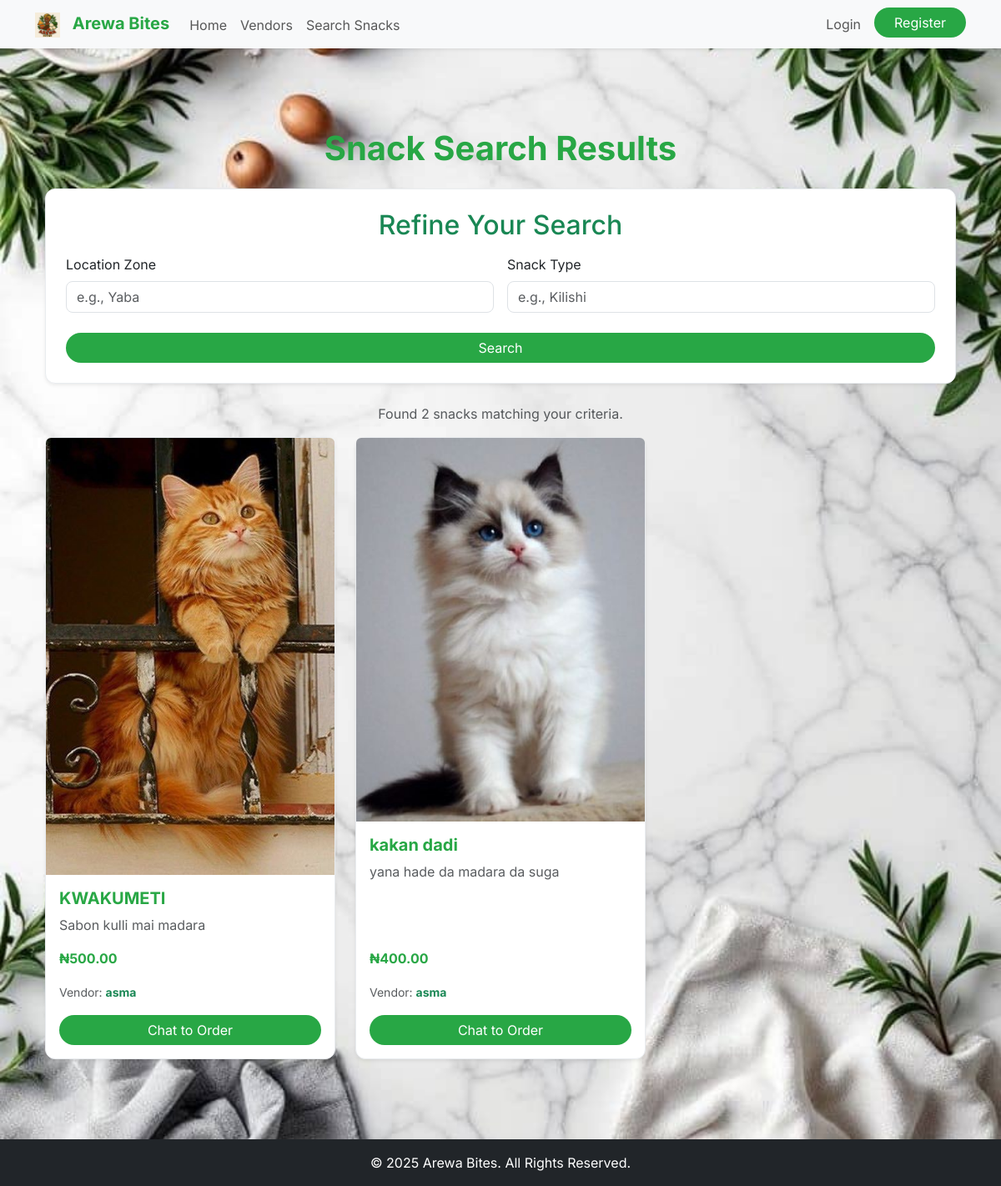
Screenshot of /search with the database file from the repository.
### app/models.py (models this page shows, shortened)
class Snack(db.Model):
    id = db.Column(db.Integer, primary_key=True)
    name = db.Column(db.String(100), nullable=False)
    description = db.Column(db.Text, nullable=False)
    price = db.Column(db.Float, nullable=False)
    media_url = db.Column(db.String(200), nullable=False)
    media_type = db.Column(db.String(10), nullable=False)
    date_posted = db.Column(db.DateTime, nullable=False, default=datetime.utcnow)
    vendor_id = db.Column(db.Integer, db.ForeignKey('vendor.id'), nullable=False)
    reviews = db.relationship('Review', backref='snack', lazy=True, cascade="all, delete-orphan")

class Vendor(db.Model, UserMixin):
    id = db.Column(db.Integer, primary_key=True)
    business_name = db.Column(db.String(100), unique=True, nullable=False)
    contact_name = db.Column(db.String(100), nullable=False)
    whatsapp_number = db.Column(db.String(20), unique=True, nullable=False)
    location_zone = db.Column(db.String(100), nullable=False)
    state = db.Column(db.String(100), nullable=False)
    email = db.Column(db.String(120), unique=True, nullable=False)
    password = db.Column(db.String(200), nullable=False)
    logo_url = db.Column(db.String(200), nullable=False, default='logos/default.png')
    is_admin = db.Column(db.Boolean, default=False)
    is_verified = db.Column(db.Boolean, default=False)
    referral_code = db.Column(db.String(10), unique=True, nullable=False)
    referred_by = db.Column(db.Integer, db.ForeignKey('vendor.id'))
    snacks = db.relationship('Snack', backref='vendor', lazy=True, cascade="all, delete-orphan")
    referrals = db.relationship('Vendor', backref=db.backref('referrer', remote_side=[id]), lazy=True)

### app/routes.py (the view)
@main.route("/search", methods=['GET'])
def search_snacks():
    search_form = SearchForm(request.args)
    results = []
    location_zone = search_form.location_zone.data
    snack_type = search_form.snack_type.data
    if search_form.validate():
        query = db.session.query(Snack).join(Vendor).filter(
            Snack.date_posted > datetime.utcnow() - timedelta(days=1)
        )
        if location_zone:
            query = query.filter(Vendor.location_zone.ilike(f'%{location_zone}%'))
        if snack_type:
            query = query.filter(Snack.name.ilike(f'%{snack_type}%'))
        results = query.order_by(Snack.date_posted.desc()).all()
    return render_template('search_results.html', search_form=search_form, results=results)

### app/forms.py
class SearchForm(FlaskForm):
    location_zone = StringField('Location Zone', validators=[Length(max=100)])
    snack_type = StringField('Snack Type', validators=[Length(max=100)])
    submit = SubmitField('Search')

### app/__init__.py (called while the page is built)
def create_app(config_class=Config):
    app = Flask(__name__)
    app.config.from_object(config_class)
    db.init_app(app)
    bcrypt.init_app(app)
    login_manager.init_app(app)
    csrf.init_app(app)
    migrate.init_app(app, db)
    socketio.init_app(app)
    @app.context_processor
    def inject_globals():
        current_vendor = None
        if 'vendor_id' in session:
            from app.models import Vendor
            current_vendor = db.session.get(Vendor, session.get('vendor_id'))
        return {
            'now': datetime.utcnow(),
            'current_vendor': current_vendor
        }
    from app.routes import main
    app.register_blueprint(main)
    return app

### app/routes.py (called while the page is built)
@main.context_processor
def inject_globals():
    current_vendor = None
    if 'vendor_id' in session:
        current_vendor = db.session.get(Vendor, session.get('vendor_id'))
    return {
        'now': datetime.utcnow(),
        'current_vendor': current_vendor
    }

### app/templates/search_results.html (shortened to what this page needs)
{% extends "base.html" %}
{% block content %}
<div class="container my-5">
    <h1 class="text-center arewa-text-green mb-4 fw-bold">Snack Search Results</h1>
    <div class="card p-4 mb-4 arewa-card shadow-sm">
        <h2 class="card-title text-success text-center mb-3">Refine Your Search</h2>
        <form method="GET" action="{{ url_for('main.search_snacks') }}">
            <div class="row g-3">
                <div class="col-md-6">
                    <label for="location_zone" class="form-label">Location Zone</label>
                    <input type="text" class="form-control" id="location_zone" name="location_zone" value="{{ request.args.get('location_zone', '') }}" placeholder="e.g., Yaba">
                </div>
                <div class="col-md-6">
                    <label for="snack_type" class="form-label">Snack Type</label>
                    <input type="text" class="form-control" id="snack_type" name="snack_type" value="{{ request.args.get('snack_type', '') }}" placeholder="e.g., Kilishi">
                </div>
            </div>
            <button type="submit" class="btn btn-arewa-primary w-100 mt-4 rounded-pill">Search</button>
        </form>
    </div>
    {% if results %}
        <p class="text-center text-muted">Found {{ results|length }} snacks matching your criteria.</p>
        <div class="row g-4">
            {% for snack in results %}
                <div class="col-md-4">
                    <div class="card h-100 shadow-sm arewa-card">
                        {% if snack.media_type == 'video' %}
                            <video src="{{ url_for('static', filename=snack.media_url) }}" class="card-img-top rounded-top" controls></video>
                        {% else %}
                            <img src="{{ url_for('static', filename=snack.media_url) }}" class="card-img-top rounded-top" alt="{{ snack.name }}">
                        {% endif %}
                        <div class="card-body d-flex flex-column">
                            <h5 class="card-title arewa-text-green fw-bold">{{ snack.name }}</h5>
                            <p class="card-text text-muted flex-grow-1">{{ snack.description }}</p>
                            <p class="fw-bold arewa-text-green">₦{{ "%.2f"|format(snack.price) }}</p>
                            <p class="card-text"><small class="text-muted">Vendor: <a href="{{ url_for('main.vendor_profile', vendor_id=snack.vendor.id) }}" class="text-success text-decoration-none fw-bold">{{ snack.vendor.business_name }}</a></small></p>
                            <a href="https://wa.me/{{ snack.vendor.whatsapp_number }}" target="_blank" class="btn btn-arewa-primary w-100 rounded-pill mt-auto">Chat to Order</a>
                        </div>
                    </div>
                </div>
            {% endfor %}
        </div>
    {% else %}
        <p class="text-center text-muted">No snacks found matching your search criteria. Try a different search! 🔍</p>
    {% endif %}
</div>
{% endblock %}

### app/static/css/style.css (style rules this page uses)
body { background-color: #F8F9FA; background-image: url("../images/traditional_food_pattern.png"); background-repeat: no-repeat; background-position: center center; background-size: cover; background-attachment: fixed; color: #343A40; font-family: 'Inter', sans-serif; font-size: 1rem; line-height: 1.5; }
.arewa-text-green { color: #28A745 !important; }
.arewa-card { background-color: #FFFFFF; border: 1px solid #E9ECEF; border-radius: 12px; box-shadow: 0 8px 16px rgba(40, 167, 69, 0.15); }
.form-control, .btn, .badge { border-radius: 8px; }
.btn-arewa-primary { background-color: #28A745; color: white; border: none; }
h1.arewa-text-green { font-weight: bold; }
.rounded-pill { padding-left: 1.5rem; padding-right: 1.5rem; }

### rows the page displays
Snack: media_url (picture), name "KWAKUMETI", description "Sabon kulli mai madara", price "500.00", vendor.business_name "asma"
Snack: media_url (picture), name "kakan dadi", description "yana hade da madara da suga", price "400.00", vendor.business_name "asma"

### other values shown
{{ results|length }} "2"
